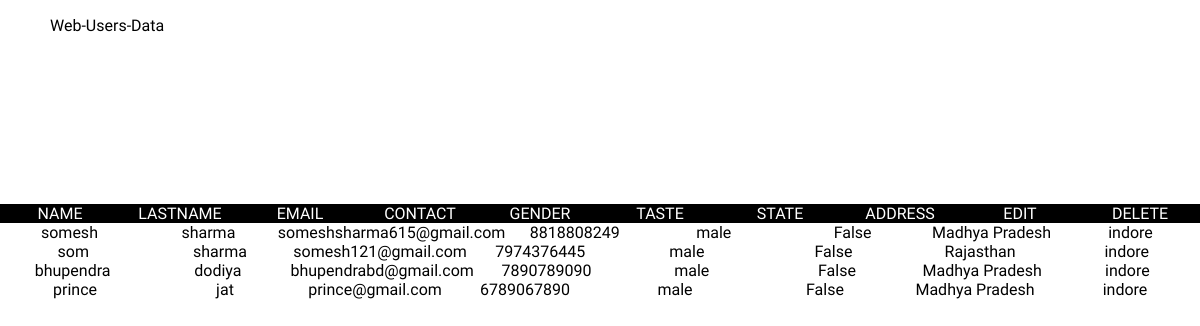
The app's page /users/, older data.
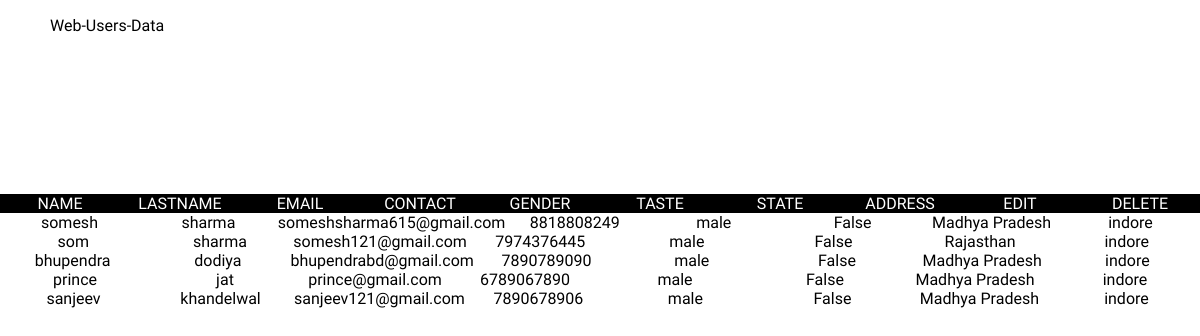
The same page, newer data.
### app/models.py (models this page shows)
class Registration(models.Model):
    name=models.CharField(max_length=50)
    lastname=models.CharField(max_length=50)
    email=models.EmailField(max_length=254)
    contact=models.IntegerField()
    gender=models.CharField(choices=GENDER,max_length=50)
    taste=models.CharField(choices=TASTE,max_length=50)
    state=models.CharField(choices=STATE_CHOISES,max_length=50)
    address=models.CharField(max_length=100)
    password=models.CharField(max_length=100)

### app/views.py (the view)
# urls.py: path('users/',views.users),
def users(request):
    data=Registration.objects.all()
    return render(request,'users.html',{'data':data})

### app/templates/users.html (shortened to what this page needs)
<!DOCTYPE html>
<html lang="en">
<head>
</head>
<body style="width:100%;">
    <p style="margin-left:50px">Web-Users-Data</p>
    {% if data %}
    <div class="container" style="margin-top:-200px;">
        <div class="table">
            <div class="table-header">
                <div class="header__item"><a id="wins" class="filter__link filter__link--number" href="#">Name</a></div>
                <div class="header__item"><a id="draws" class="filter__link filter__link--number" href="#">LastName</a></div>
                <div class="header__item"><a id="losses" class="filter__link filter__link--number" href="#">Email</a></div>
                <div class="header__item"><a id="total" class="filter__link filter__link--number" href="#">Contact</a></div>
                <div class="header__item"><a id="total" class="filter__link filter__link--number" href="#">Gender</a></div>
                <div class="header__item"><a id="total" class="filter__link filter__link--number" href="#">Taste</a></div>
                <div class="header__item"><a id="total" class="filter__link filter__link--number" href="#">State</a></div>
                <div class="header__item"><a id="total" class="filter__link filter__link--number" href="#">Address</a></div>
                <div class="header__item"><a id="total" class="filter__link filter__link--number" href="#">Edit</a></div>
                <div class="header__item"><a id="total" class="filter__link filter__link--number" href="#">Delete</a></div>
            </div>
            <div class="table-content">
                {% for i in data %}
                <div class="table-row">
                    <div class="table-data">{{i.name}}</div>
                    <div class="table-data">{{i.lastname}}</div>
                    <div class="table-data">{{i.email}}</div>
                    <div class="table-data">{{i.contact}}</div>
                    <div class="table-data">{{i.gender}}</div>
                    <div class="table-data">{{i.taste}}</div>
                    <div class="table-data">{{i.state}}</div>
                    <div class="table-data">{{i.address}}</div>
                </div>
                {% endfor %}
            </div>
        </div>
    </div>
    {% else %}
        <p style="margin-left:50px">No-User-Data</p>
    {% endif %}
</body>
</html>

### app/templates/users.html (style rules this page uses)
*, *:before, *:after { box-sizing:border-box; }
body { padding:$base-spacing-unit; font-family:'Source Sans Pro', sans-serif; margin:0; }
.container { max-width: 1500px; margin-right:auto; margin-left:auto; display:flex; justify-content:center; align-items:center; min-height:100vh; }
.table { width:100%; border:1px solid $color-form-highlight; }
.table-header { display:flex; width:100%; background:#000; padding:($half-spacing-unit * 1.5) 0; }
.table-data, .header__item { flex: 1 1 20%; text-align:center; }
.header__item { text-transform:uppercase; }

Row changes from the older to the newer data that the page shows:
added Registration: name "sanjeev", lastname "khandelwal", email "sanjeev121@gmail.com", contact "7890678906", gender "male", taste "False", state "Madhya Pradesh", address "indore"
